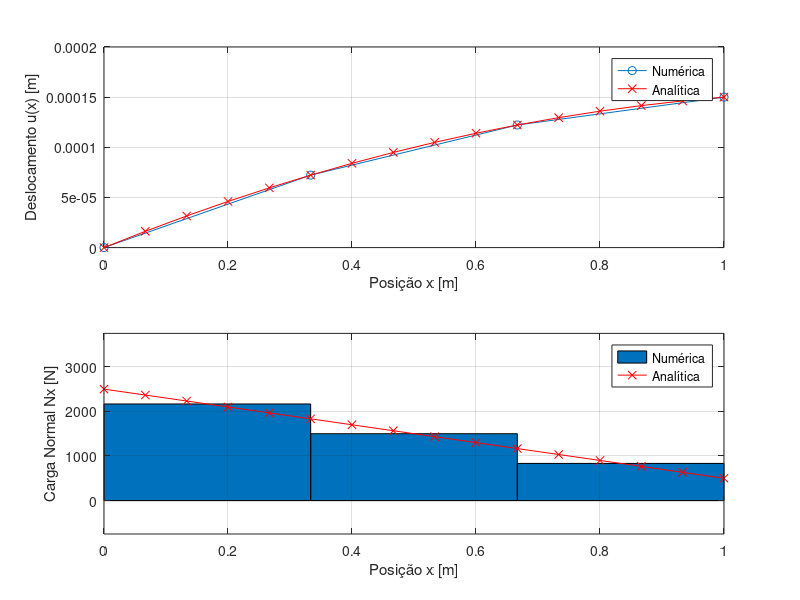

Recreate this plot in MATLAB.
% **************************************************
% Barra carga Constante
%
% E*A*u'' = -po
% u(0) = 0
% du(L)/dx = F/EA
%
% Solução Analítica u(x) = Fx/EA + (po/2EA) * (2L-x) * x
% Força de Reação R(0) = -(poL + F)
%
% Malha de Elementos Finitos
%
% 1-----2-----3-----4 ... node number
% 1 2 3 element number
%
% R. Pavanelo
% www.fem.unicamp.br/~ltm
% outubro 2021
% **************************************************

close all;
clear all;
clc;

%% Entrada de dados

L = 1; % comprimento total da Barra
E = 100e9; % módulo de elasticidade
A = (10e-3)^2; % área
F = 500; % carga pontual na extremidade direita x=L
po = 2000; % carga distribuída constante
nel = 3; % número de elementos

%% Gerando a malha

nnos = nel + 1; % número de nós
he = L / nel; % comprimento do elemento
xn = 0:he:L; % coordenadas nodais
inci = [[1:nnos-1]' [2:nnos]']; % formação dos elementos

%% Montagem da matriz de Rigidez

Kg = zeros(nnos);
uh = zeros(nnos, 1);
Fg = zeros(nnos, 1);

ke = (E*A / he) * [1 -1; -1 1]; % Rigidez do elemento
fe = (po * he / 2) * [1; 1]; % Carga nodal equivalente > po

for e = 1:nel
    Kg(inci(e, :), inci(e, :)) = Kg(inci(e, :), inci(e, :)) + ke;
    Fg(inci(e, :), 1) = Fg(inci(e, :), 1) + fe;
end

Fg(end, 1) = Fg(end, 1) + F; % carga Pontual no nó da Direita
freedofs = 2:nnos; % aplicar as condições de contorno
uh(freedofs, 1) = Kg(freedofs, freedofs) \ Fg(freedofs, 1); % cálculo da resposta

%% Pós-processamento

% cálculo das forças internas
for e = 1:nel
    NxEl(e) = E*A / he * [-1 1] * uh(inci(e, :));
end

%% cálculo da solução analítica
x = 0:he/5:L;
u = (F / (E*A)) * x + (po / (2 * E * A)) * (2 * L - x) .* x;
Nx = F + po * (L - x);

%% gráficos

% deslocamentos
figure(1);
subplot(2, 1, 1);
plot(xn, uh(:, 1), '-o', x, u, 'r-x');
grid on;
legend('Numérica', 'Analítica');
xlabel('Posição x [m]');
ylabel('Deslocamento u(x) [m]');

% Força Normal
subplot(2, 1, 2);
bar((xn(2:nel+1) + xn(1:nel)) / 2, NxEl(1:nel), 1);
hold on;
plot(x, Nx, 'r-x');
grid on;
axis([0 L -1.5 * abs(min(Nx)), 1.5 * abs(max(Nx))]);
xlabel('Posição x [m]');
ylabel('Carga Normal Nx [N]');
legend('Numérica', 'Analítica');
hold off;
